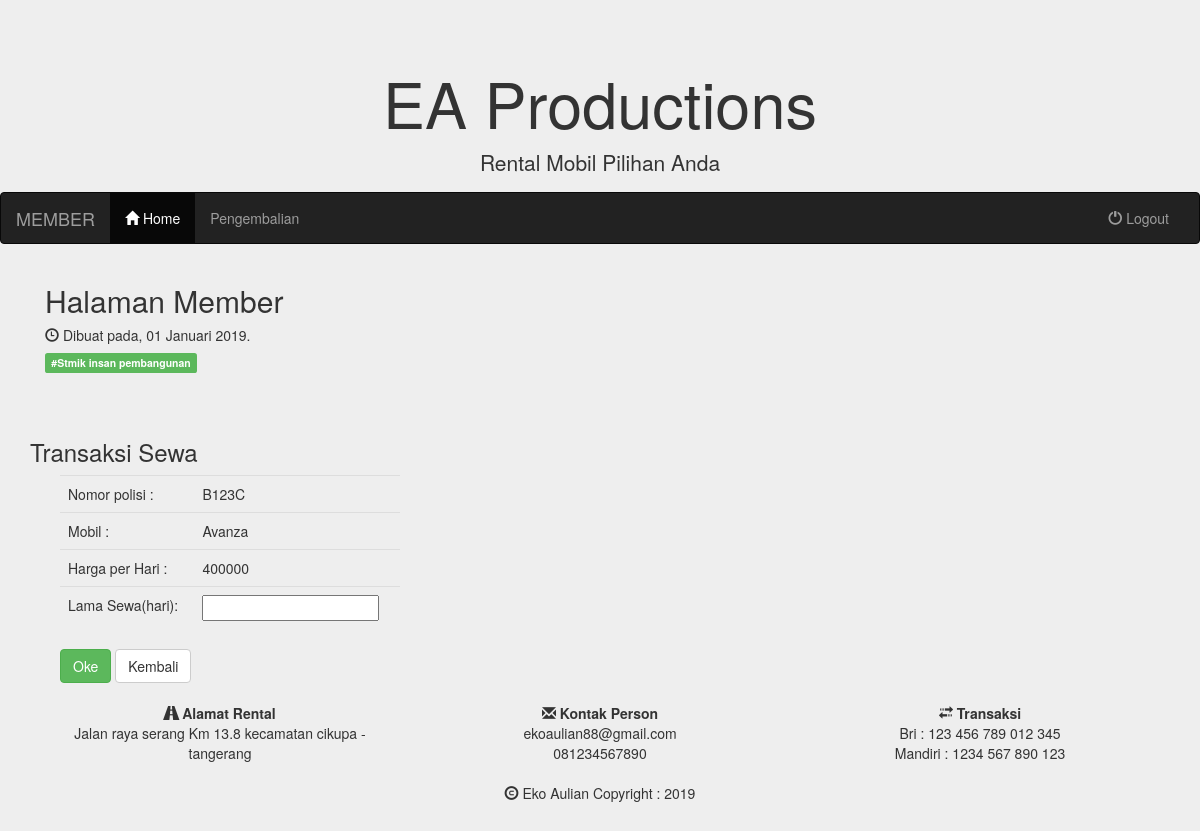
The page /member/sewaproses.php?vnopol=B123C (signed in) on the database its author committed.
### tables this page shows
CREATE TABLE `mobil` (
  `nopol` varchar(10) NOT NULL,
  `namamobil` varchar(30) NOT NULL,
  `foto` varchar(30) NOT NULL,
  `harga` int(10) NOT NULL,
  `status` varchar(10) NOT NULL
);

### member/sewaproses.php (the view, shortened to what this page needs)
<?php
include('header.php');
?>
<div class="container">
      <div class="col-sm-9">
         <h2>Halaman Member</h2>
         <h5><span class="glyphicon glyphicon-time"></span> Dibuat pada, 01 Januari 2019.</h5>
         <h5><span class="label label-success">#Stmik insan pembangunan</span></h5><br>
       </div>
        </div><br>
<?php
$query = "SELECT * FROM mobil WHERE nopol='$_GET[vnopol]'";
$hasil = mysql_query($query);
$data  = mysql_fetch_array($hasil);
$vstatus=$data['status'];
if ($vstatus=='disewa')
{ echo "<h3><center><b> Mobil tidak ada </b> <a href='index.php'>Pilih Lagi</a></center></h3>"; }
else
{
?>
  <div class="container">
  <form method="post" action="sewaproses2.php">
  <h3>Transaksi Sewa</h3>
  <div class="container">
  <div class="col-lg-4">
  <div class="table-responsive">
  <table class="table">
  <tr>
   <td>Nomor polisi :</td>  <td><?php echo $data['nopol']; ?></td>
  </tr>
  <tr>
   <td>Mobil :</td>  <td><?php echo $data['namamobil']; ?></td>
  </tr>
  <tr>
   <td>Harga per Hari :</td>  <td><?php echo $data['harga']; ?></td>
  </tr>
  <tr>
   <td>Lama Sewa(hari):</td>  <td><input type="text"name="txtjumlah"></td>
  </tr>
  </table>
   <button class="btn btn-success" type="submit" value="Submit">Oke</button>
   <a href="index.php" class="btn btn-outline btn-default">Kembali</a>
   </form>
   </div>
<?php
}
?>
<?php
include('../footer.php');
?>

### rows shown on the page
mobil: nopol "B123C", namamobil "Avanza", harga "400000"
